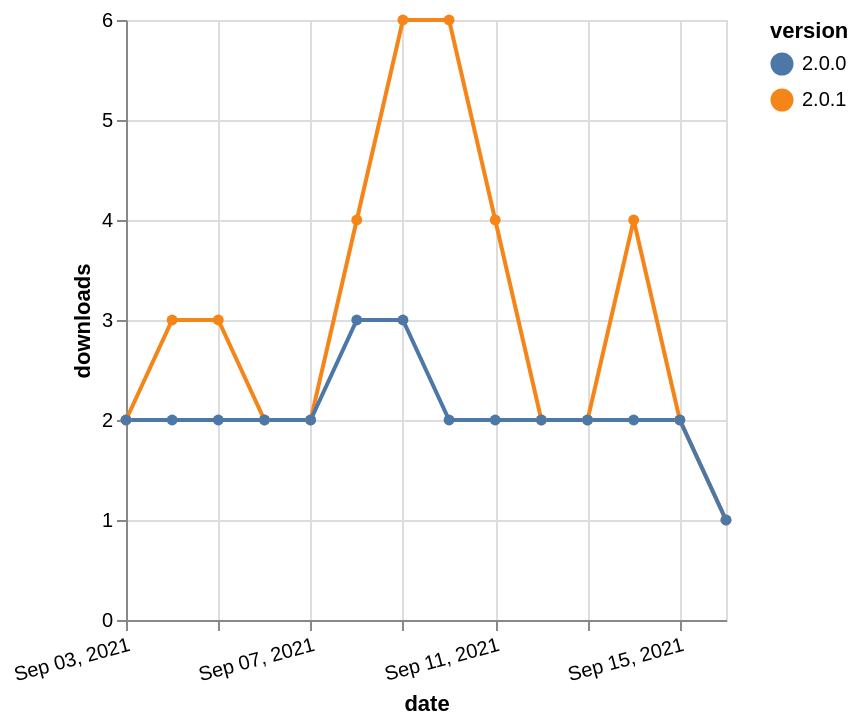

Source (Vega-Lite JSON):
### Vega-Lite specification from a JSON file in a GitHub repository (floating-point values rounded to 4 significant figures)
{"$schema": "https://vega.github.io/schema/vega-lite/v5.json", "description": "A simple bar chart with embedded data.", "data": {"values": [{"date": "2021-09-03", "total": 3592, "delta": 2, "version": "2.0.1"}, {"date": "2021-09-04", "total": 3595, "delta": 3, "version": "2.0.1"}, {"date": "2021-09-05", "total": 3598, "delta": 3, "version": "2.0.1"}, {"date": "2021-09-06", "total": 3600, "delta": 2, "version": "2.0.1"}, {"date": "2021-09-07", "total": 3602, "delta": 2, "version": "2.0.1"}, {"date": "2021-09-08", "total": 3606, "delta": 4, "version": "2.0.1"}, {"date": "2021-09-09", "total": 3612, "delta": 6, "version": "2.0.1"}, {"date": "2021-09-10", "total": 3618, "delta": 6, "version": "2.0.1"}, {"date": "2021-09-11", "total": 3622, "delta": 4, "version": "2.0.1"}, {"date": "2021-09-12", "total": 3624, "delta": 2, "version": "2.0.1"}, {"date": "2021-09-13", "total": 3626, "delta": 2, "version": "2.0.1"}, {"date": "2021-09-14", "total": 3630, "delta": 4, "version": "2.0.1"}, {"date": "2021-09-15", "total": 3632, "delta": 2, "version": "2.0.1"}, {"date": "2021-09-16", "total": 3633, "delta": 1, "version": "2.0.1"}, {"date": "2021-09-03", "total": 2614, "delta": 2, "version": "2.0.0"}, {"date": "2021-09-04", "total": 2616, "delta": 2, "version": "2.0.0"}, {"date": "2021-09-05", "total": 2618, "delta": 2, "version": "2.0.0"}, {"date": "2021-09-06", "total": 2620, "delta": 2, "version": "2.0.0"}, {"date": "2021-09-07", "total": 2622, "delta": 2, "version": "2.0.0"}, {"date": "2021-09-08", "total": 2625, "delta": 3, "version": "2.0.0"}, {"date": "2021-09-09", "total": 2628, "delta": 3, "version": "2.0.0"}, {"date": "2021-09-10", "total": 2630, "delta": 2, "version": "2.0.0"}, {"date": "2021-09-11", "total": 2632, "delta": 2, "version": "2.0.0"}, {"date": "2021-09-12", "total": 2634, "delta": 2, "version": "2.0.0"}, {"date": "2021-09-13", "total": 2636, "delta": 2, "version": "2.0.0"}, {"date": "2021-09-14", "total": 2638, "delta": 2, "version": "2.0.0"}, {"date": "2021-09-15", "total": 2640, "delta": 2, "version": "2.0.0"}, {"date": "2021-09-16", "total": 2641, "delta": 1, "version": "2.0.0"}]}, "width": "container", "mark": {"type": "line", "point": {"filled": true}}, "encoding": {"x": {"field": "date", "type": "temporal", "timeUnit": "yearmonthdate", "title": "date", "axis": {"labelAngle": -15}}, "y": {"field": "delta", "type": "quantitative", "title": "downloads"}, "color": {"field": "version", "type": "nominal"}, "tooltip": {"field": "delta"}}}
